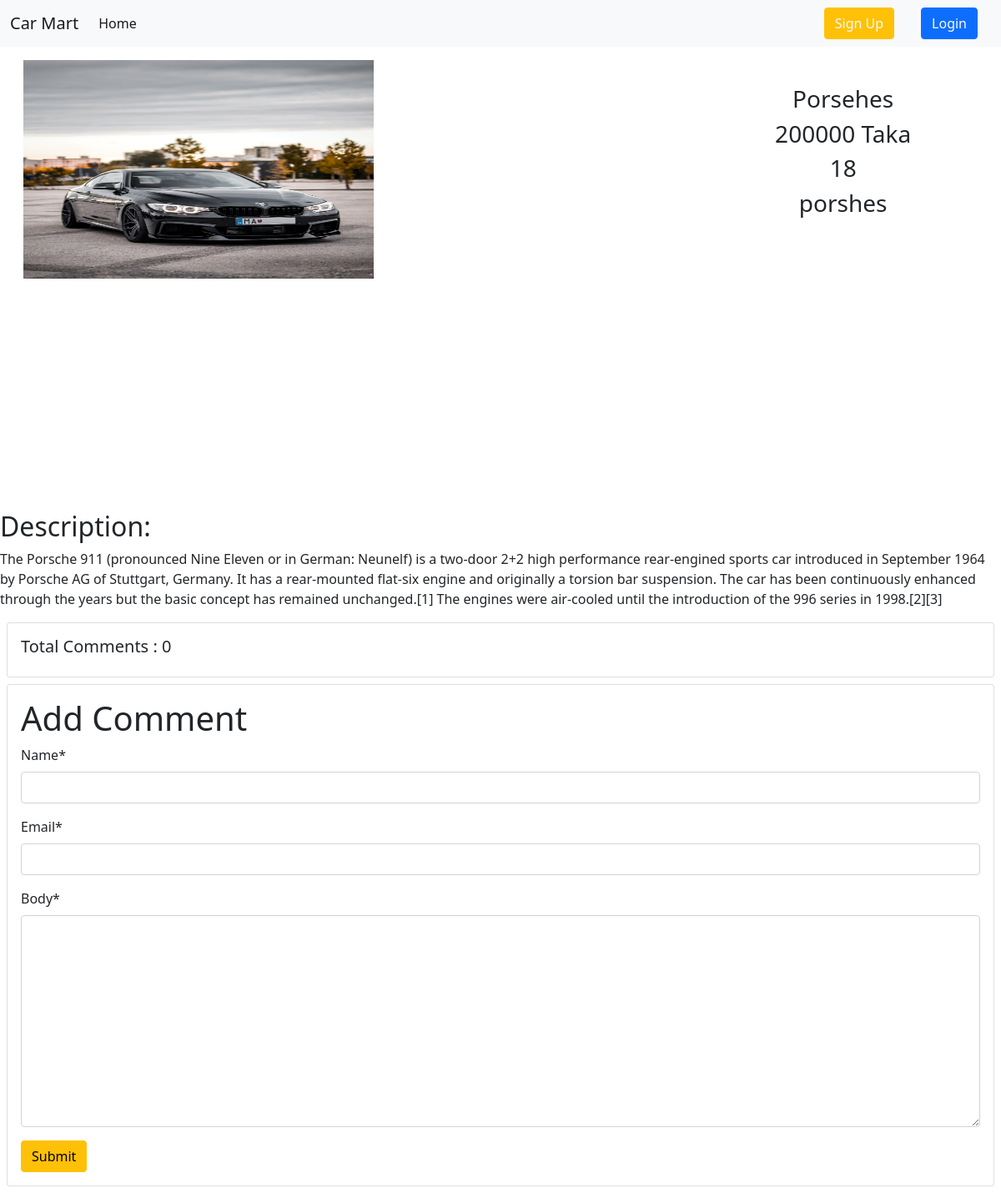
/carModel/details/7/, run on the app's committed database.
### carModel/models.py (models this page shows, shortened)
class CarModel(models.Model):
    name = models.CharField(max_length=50)
    price = models.DecimalField(max_digits=10, decimal_places=0)
    quntity = models.IntegerField()
    description = models.TextField()
    barnd_name = models.ForeignKey(CarBrand,on_delete=models.CASCADE)
    image = models.ImageField(upload_to='carModel/media/uploads', height_field=None, width_field=None, max_length=None,default='')

### carBrand/models.py (models this page shows, shortened)
class CarBrand(models.Model):
    name = models.CharField(max_length=50)
    slug = models.SlugField(max_length = 100, unique = True, null = True, blank = True)

### carModel/views.py (the view, shortened to what this page needs)
# urls.py: path('details/<int:id>/',views.ViewDetails.as_view(),name='Views_Details'),
class ViewDetails(DetailView):
    model = models.CarModel
    pk_url_kwarg = 'id'
    template_name = 'view_details.html'
    def get_context_data(self, **kwargs):
        context = super().get_context_data(**kwargs)
        post = self.object
        comments = post.comments.all()
        comment_form = forms.cmtf()
        context['comments'] = comments
        context['comment_form'] = comment_form
        return context

### carModel/forms.py
class cmtf(forms.ModelForm):
    class Meta:
        model = Comment
        fields = ['name', 'email', 'body']

### carModel/templates/view_details.html (shortened to what this page needs)
{% extends 'base.html' %}
{% load crispy_forms_tags %}
{% block content %}
<div class="row m-3 position-relative">
    <div class="col-6 ">
        <img src="{{object.image.url}}" alt="" class="w-75 h-50">
    </div>
    <div class="col-4 d-flex flex-column justify-content-center algin-items-center text-center lh-base position-absolute" style="left: 800px; top:30px">
        <h3 class="">{{object.name}}</h3>
        <h3 class="">{{object.price}} Taka </h3>
        <h3 class="">{{object.quntity}}</h3>
        <h3 class="">{{object.barnd_name.name}}</h3>
    </div>
</div>
<div class="">
    <h2>Description: </h2>
    <p>{{object.description}}</p>
</div>
<div class="card m-2">
    <h5 class="p-3">Total Comments : {{comments | length}}</h5>
</div>
<div class="card m-2">
    <div class="card-body">
        <form method="post">
            <h1>Add Comment</h1>
            {{comment_form | crispy}}
            <button class="btn btn-warning">Submit</button>
        </form>
    </div>
</div>
{% endblock content %}

### data on the page
CarModel: image (picture), name "Porsehes", price "200000", quntity "18", barnd_name.name "porshes", description "The Porsche 911 (pronounced Nine Eleven or in German: Neunelf) is a two-door 2+2 high performance rear-engined sports car introduced in September 1964 by Porsche AG of Stuttgart, Germany. It has a rear-mounted flat-six engine and originally a torsion bar suspension. The car has been continuously enhanced through the years but the basic concept has remained unchanged.[1] The engines were air-cooled until the introduction of the 996 series in 1998.[2][3]"

### other printed values
{{ comments | length }} "0"
